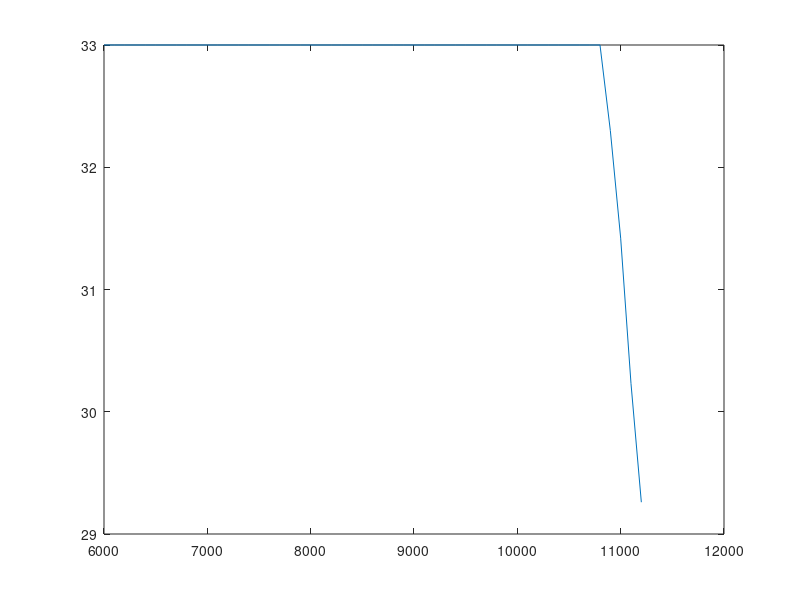

This chart was generated by the following MATLAB code:
function torque_fn = KTM450_RecaroTurbo()

% Stock
points = [
% 2700	18
% 2800	20
% 2900	22
% 3000	24.12
% 3100	24.5
% 3200	24.97
% 3300	25.4
% 3400	25.83
% 3500	27.41
% 3600	32.86
% 3700	33
% 3800	33
% 3900	33
% 4000	33
% 4100	33
% 4200	33
% 4300	33
% 4400	33
% 4500	33
% 4600	33
% 4700	33
% 4800	33
% 4900	33
% 5000	33
% 5100	33
% 5200	33
% 5300	33
% 5400	33
% 5500	33
% 5600	33
% 5700	33
% 5800	33
% 5900	33
6000	33
6100	33
6200	33
6300	33
6400	33
6500	33
6600	33
6700	33
6800	33
6900	33
7000	33
7100	33
7200	33
7300	33
7400	33
7500	33
7600	33
7700	33
7800	33
7900	33
8000	33
8100	33
8200	33
8300	33
8400	33
8500	33
8600	33
8700	33
8800	33
8900	33
9000	33
9100	33
9200	33
9300	33
9400	33
9500	33
9600	33
9700	33
9800	33
9900	33
10000	33
10100	33
10200	33
10300	33
10400	33
10500	33
10600	33
10700	33
10800	33
10900	32.3
11000	31.42
11100	30.23
11200	29.26
];

RPM = transpose(points(:,1));
TQ = transpose(points(:,2));

torque_fn = [RPM; TQ];

plot(RPM, TQ);
